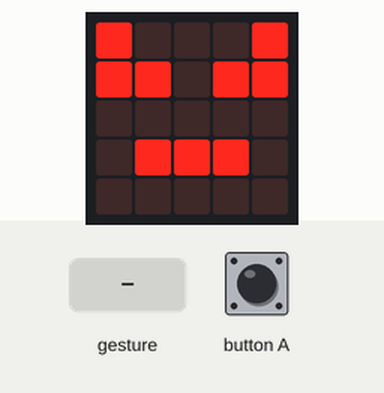
A program run on a simulated BBC micro:bit (MakeCode). Parts: the board's 5×5 LED display. Inputs (shaded band) come from the test bench. A tilt is held for 1.5 s and a shake lasts 1 s, then the board lies face up again.

Above: at 1.6 s.
1.7 s: button A pressed for 0.15 s
At 2.3 s:
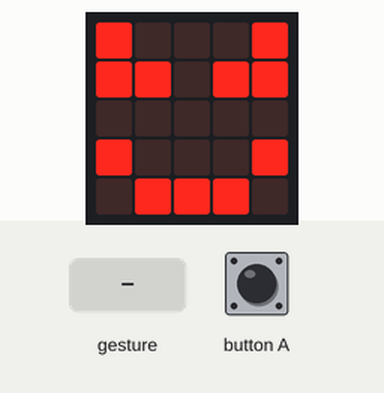
4.7 s: gesture 'shake'
At 5.2 s:
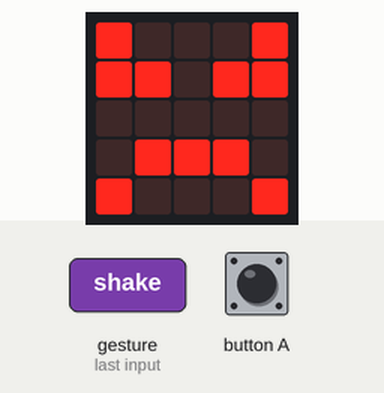
Timing chart, 0 to 7.7 s (numbered marks = the images above; inputs shaded):
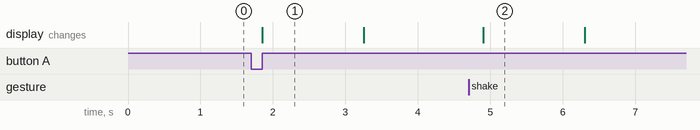

Measured:
- after the input at 1.7 s, the display: changes after 0.15 s (image 1)
- after the input at 4.7 s, the display: changes after 0.20 s (image 2)
- what the display in image 1 shows lasts 1.4 s, from 1.9 s to 3.3 s

The program:

main.ts
```typescript
input.onButtonPressed(Button.A, function () {
    basic.showLeds(`
        # . . . #
        # # . # #
        . . . . .
        # . . . #
        . # # # .
        `)
    basic.pause(1000)
    basic.showLeds(`
        # . . . #
        # # . # #
        . . . . .
        . # # # .
        . . . . .
        `)
})
input.onGesture(Gesture.Shake, function () {
    basic.showLeds(`
        # . . . #
        # # . # #
        . . . . .
        . # # # .
        # . . . #
        `)
    basic.pause(1000)
    basic.showLeds(`
        # . . . #
        # # . # #
        . . . . .
        . # # # .
        . . . . .
        `)
})
basic.showLeds(`
    # . . . #
    # # . # #
    . . . . .
    . # # # .
    . . . . .
    `)
basic.forever(function () {

})
```

test.ts
```typescript
// tests gaan hier; deze zal niet worden gecompileerd wanneer dit pakket wordt gebruikt als extensie.
```
